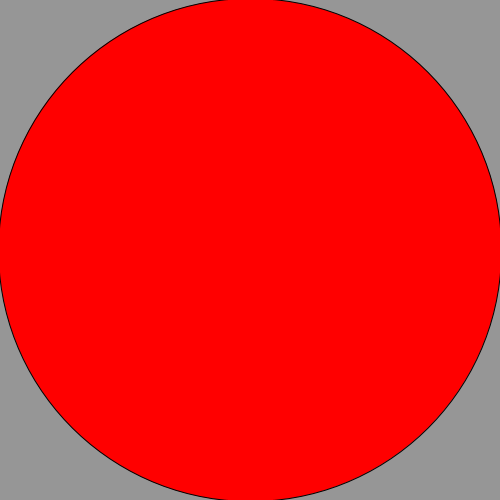
Frame 1 (no input)
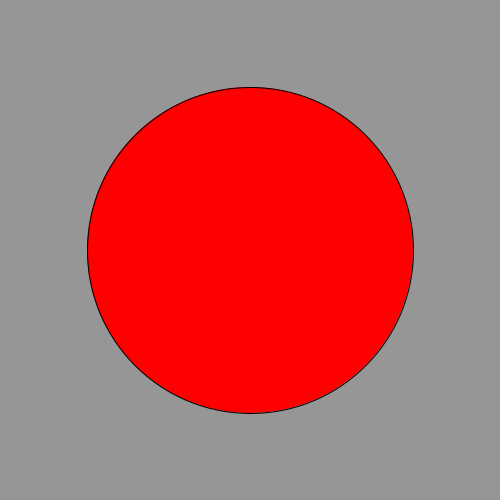
Frame 60 (the mouse pressed at the canvas centre just before this capture)
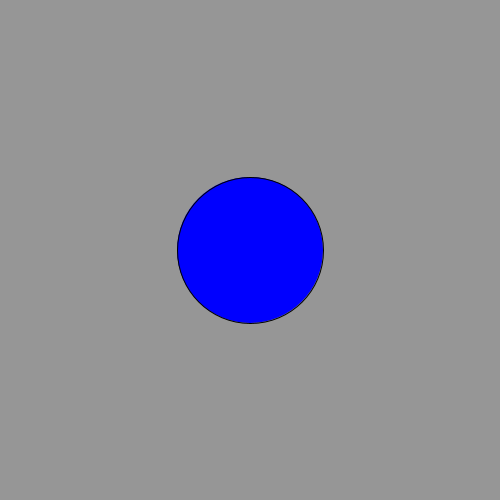
Frame 120 (the mouse held since frame 60 and released just before this capture)

The Processing sketch that drew these frames (run headless with seeded random() and noise(); from frame 60 on, the mouse is pressed at the canvas centre):

// Processing sketch: Lesson5
// ── Lesson5.pde
// Name - Daksh Gulati
// Date - 
// Purpose - 

int diameter;
int speed = 3;
int dir = 1;

void setup (){
 size (500,500);
 background (150);
 diameter = width;
}

void draw (){
  background (150);
  
 diameter = diameter + speed * dir;
 
 if (diameter < 50) {
    fill (0, 150, 0); 
 } else if (diameter < 150){
    fill (0, 0, 255); 
 } else {
    fill (255, 0, 0); 
 }
 
 if (diameter >= 150) {
    dir = -1; 
 } 
 
 if (diameter <= 20) {
    dir = 1; 
 }
 
 ellipse (width/2, height/2, diameter, diameter);
}
